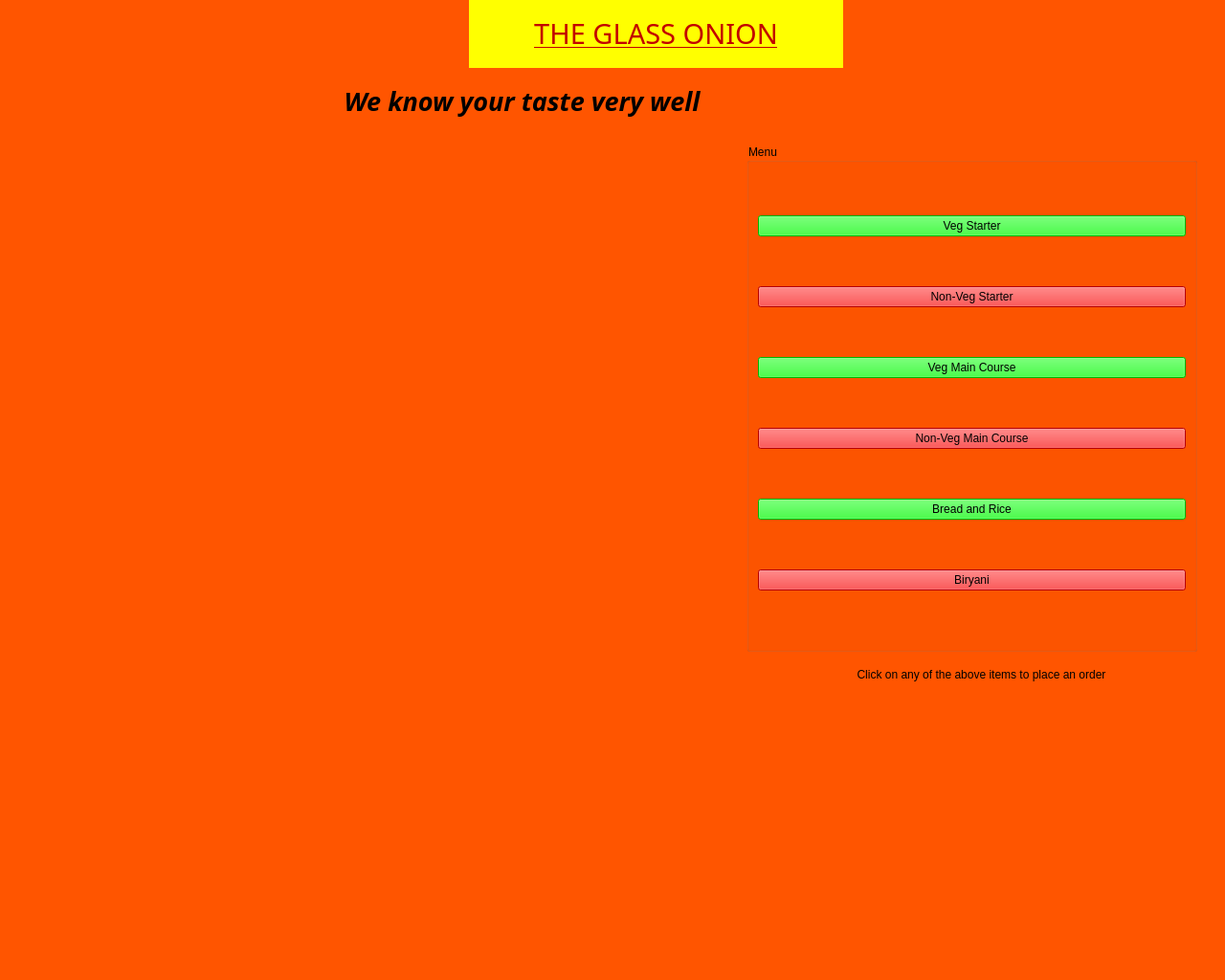
<?xml version="1.0" encoding="UTF-8"?>
<ui version="4.0">
 <class>MainWindow</class>
 <widget class="QMainWindow" name="MainWindow">
  <property name="geometry">
   <rect>
    <x>0</x>
    <y>0</y>
    <width>1280</width>
    <height>1024</height>
   </rect>
  </property>
  <property name="sizePolicy">
   <sizepolicy hsizetype="Fixed" vsizetype="Fixed">
    <horstretch>0</horstretch>
    <verstretch>0</verstretch>
   </sizepolicy>
  </property>
  <property name="windowTitle">
   <string>MainWindow</string>
  </property>
  <property name="styleSheet">
   <string notr="true">color: rgb(0, 0, 0);
background-image: url(:/rec/img/5783153.jpg);
background-color: rgb(255, 85, 0);</string>
  </property>
  <widget class="QWidget" name="centralwidget">
   <widget class="QLabel" name="label">
    <property name="geometry">
     <rect>
      <x>490</x>
      <y>0</y>
      <width>391</width>
      <height>71</height>
     </rect>
    </property>
    <property name="font">
     <font>
      <family>Arial Black</family>
      <pointsize>22</pointsize>
      <weight>10</weight>
      <italic>false</italic>
      <bold>false</bold>
     </font>
    </property>
    <property name="styleSheet">
     <string notr="true">background-color: rgb(255, 255, 0);
font: 87 22pt &quot;Arial Black&quot;;
color: rgb(194, 0, 0);</string>
    </property>
    <property name="text">
     <string>&lt;html&gt;&lt;head/&gt;&lt;body&gt;&lt;p align=&quot;center&quot;&gt;&lt;span style=&quot; text-decoration: underline;&quot;&gt;THE GLASS ONION&lt;/span&gt;&lt;/p&gt;&lt;/body&gt;&lt;/html&gt;</string>
    </property>
   </widget>
   <widget class="QLabel" name="label_2">
    <property name="geometry">
     <rect>
      <x>270</x>
      <y>80</y>
      <width>551</width>
      <height>51</height>
     </rect>
    </property>
    <property name="font">
     <font>
      <family>Arial Black</family>
      <pointsize>20</pointsize>
      <weight>50</weight>
      <italic>true</italic>
      <bold>false</bold>
     </font>
    </property>
    <property name="styleSheet">
     <string notr="true">color: rgb(0, 0, 0);
background-color: rgb(255, 85, 0);
font:Italic;</string>
    </property>
    <property name="text">
     <string>&lt;html&gt;&lt;head/&gt;&lt;body&gt;&lt;p align=&quot;center&quot;&gt;&lt;span style=&quot; font-weight:600;&quot;&gt;We know your taste very well&lt;/span&gt;&lt;/p&gt;&lt;/body&gt;&lt;/html&gt;</string>
    </property>
   </widget>
   <widget class="QGroupBox" name="groupBox">
    <property name="geometry">
     <rect>
      <x>780</x>
      <y>150</y>
      <width>471</width>
      <height>531</height>
     </rect>
    </property>
    <property name="styleSheet">
     <string notr="true">font: 87 20pt &quot;Arial Black&quot;;
color: rgb(0, 0, 0);
border-color: rgb(255, 85, 0);</string>
    </property>
    <property name="title">
     <string>Menu</string>
    </property>
    <layout class="QVBoxLayout" name="verticalLayout">
     <item>
      <widget class="QPushButton" name="pushButton">
       <property name="styleSheet">
        <string notr="true">color: rgb(0, 0, 0);
font: 87 16pt &quot;Arial Black&quot;;
background-color: rgb(0, 255, 0);
</string>
       </property>
       <property name="text">
        <string>Veg Starter</string>
       </property>
      </widget>
     </item>
     <item>
      <widget class="QPushButton" name="pushButton_2">
       <property name="styleSheet">
        <string notr="true">color: rgb(0, 0, 0);
font: 87 14pt &quot;Arial Black&quot;;
background-color: red;
</string>
       </property>
       <property name="text">
        <string>Non-Veg Starter</string>
       </property>
      </widget>
     </item>
     <item>
      <widget class="QPushButton" name="pushButton_3">
       <property name="styleSheet">
        <string notr="true">color: rgb(0, 0, 0);
font: 87 14pt &quot;Arial Black&quot;;
background-color: rgb(0, 255, 0);
</string>
       </property>
       <property name="text">
        <string>Veg Main Course</string>
       </property>
      </widget>
     </item>
     <item>
      <widget class="QPushButton" name="pushButton_6">
       <property name="styleSheet">
        <string notr="true">color: rgb(0, 0, 0);
font: 87 14pt &quot;Arial Black&quot;;
background-color:red;
</string>
       </property>
       <property name="text">
        <string>Non-Veg Main Course</string>
       </property>
      </widget>
     </item>
     <item>
      <widget class="QPushButton" name="pushButton_4">
       <property name="styleSheet">
        <string notr="true">color: rgb(0, 0, 0);
font: 87 14pt &quot;Arial Black&quot;;
background-color: rgb(0, 255, 0);
</string>
       </property>
       <property name="text">
        <string>Bread and Rice</string>
       </property>
      </widget>
     </item>
     <item>
      <widget class="QPushButton" name="pushButton_5">
       <property name="styleSheet">
        <string notr="true">color: rgb(0, 0, 0);
font: 87 14pt &quot;Arial Black&quot;;
background-color: red;
</string>
       </property>
       <property name="text">
        <string>Biryani</string>
       </property>
      </widget>
     </item>
    </layout>
   </widget>
   <widget class="QLabel" name="label_4">
    <property name="geometry">
     <rect>
      <x>790</x>
      <y>690</y>
      <width>471</width>
      <height>31</height>
     </rect>
    </property>
    <property name="styleSheet">
     <string notr="true">font: 87 10pt &quot;Arial Black&quot;;
</string>
    </property>
    <property name="text">
     <string>&lt;html&gt;&lt;head/&gt;&lt;body&gt;&lt;p align=&quot;center&quot;&gt;Click on any of the above items to place an order&lt;/p&gt;&lt;/body&gt;&lt;/html&gt;</string>
    </property>
   </widget>
  </widget>
  <widget class="QMenuBar" name="menubar">
   <property name="geometry">
    <rect>
     <x>0</x>
     <y>0</y>
     <width>1280</width>
     <height>26</height>
    </rect>
   </property>
  </widget>
  <widget class="QStatusBar" name="statusbar"/>
 </widget>
 <resources/>
 <connections/>
</ui>
